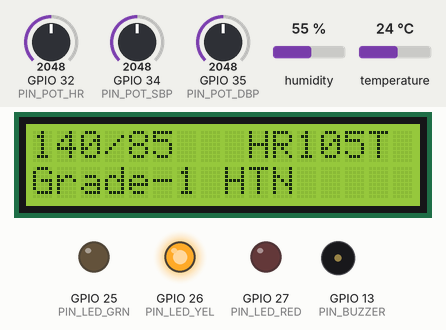
This sketch was run on a simulated ESP32. On the bench: 16×2 character LCD, output pins drawn as LEDs (lit = HIGH), buzzer (waves = sounding, pin HIGH). Inputs (shaded band) come from the test bench; at power-on: GPIO 34 (PIN_POT_SBP) = 2048, GPIO 35 (PIN_POT_DBP) = 2048, GPIO 32 (PIN_POT_HR) = 2048, humidity 55 %, temperature 24 °C. WiFi joins after 1.5 s; servers stay silent unless stated; no MQTT or app messages arrive unless stated; what the sketch prints to the serial monitor is not drawn.

Above: at 2.9 s.
3.0 s: GPIO 34 (PIN_POT_SBP) set to 2685
At 4.4 s:
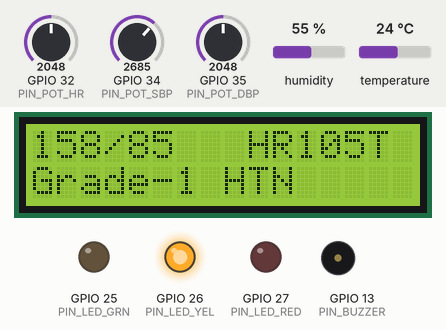
5.5 s: GPIO 34 (PIN_POT_SBP) set to 2772
At 7.2 s:
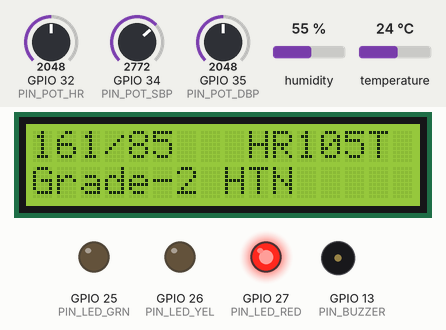
7.5 s: GPIO 35 (PIN_POT_DBP) set to 3594
At 8.6 s:
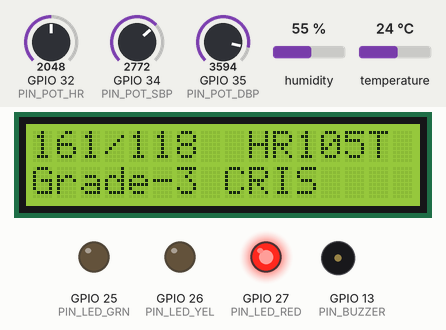
9.5 s: GPIO 35 (PIN_POT_DBP) set to 3672
At 10.3 s:
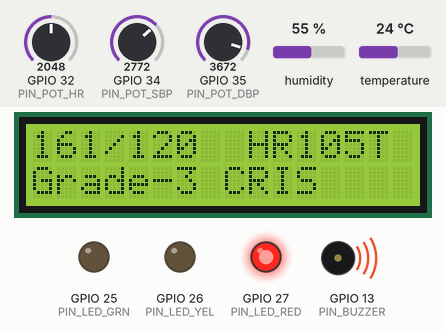
11.5 s: GPIO 32 (PIN_POT_HR) set to 2866
At 12.8 s:
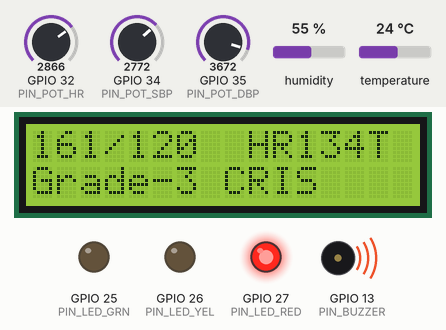
13.5 s: GPIO 32 (PIN_POT_HR) set to 3972
At 14.6 s:
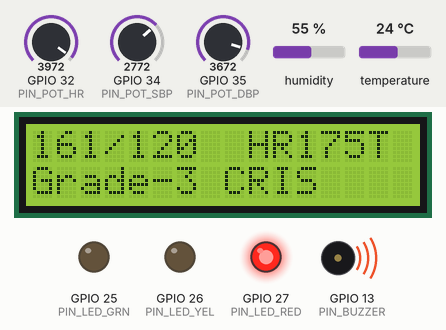
Timing chart, 0 to 16.5 s (numbered marks = the images above; inputs shaded):
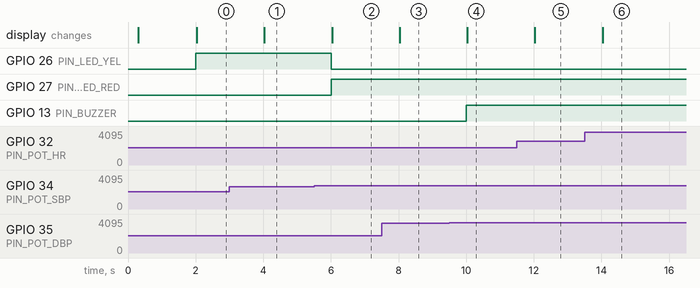

Measured:
- the behaviour switches between 2729 and 2730 on GPIO 34 (PIN_POT_SBP) (found by bisection; images 1 and 2)
- the behaviour switches between 3639 and 3640 on GPIO 35 (PIN_POT_DBP) (found by bisection; images 3 and 4)
- after the input at 3.0 s, the display: changes after 1.0 s (image 1)
- after the input at 5.5 s, GPIO 26 (PIN_LED_YEL): HIGH → LOW after 0.51 s; GPIO 27 (PIN_LED_RED): LOW → HIGH after 0.51 s; the display: changes after 0.54 s (image 2)
- after the input at 7.5 s, the display: changes after 0.53 s (image 3)
- after the input at 9.5 s, GPIO 13 (PIN_BUZZER): LOW → HIGH after 0.51 s; the display: changes after 0.54 s (image 4)
- after the input at 11.5 s, the display: changes after 0.53 s (image 5)
- after the input at 13.5 s, the display: changes after 0.54 s (image 6)

The sketch:

sketch.ino
```cpp
/*
 * ========================================================================
 *  TensioVigil-IoT  |  Real-Time Cardiovascular Vital-Sign Monitoring &
 *                      Clinical Decision Support for Hypertensive Patients
 * ------------------------------------------------------------------------
 *  Target board   : ESP32 DevKit-v1 (Wokwi)
 *  Author         : [REDACTED]
 *  Wireless link  : Wi-Fi 802.11 b/g/n  (Wokwi-GUEST)
 *  App-layer link : MQTT v3.1.1  (broker.hivemq.com:1883)
 *  Sensor bus     : I2C   (LCD), 1-Wire (DHT22), ADC (potentiometers)
 *  Cloud topics   : tensiovigil/<patient_id>/vitals    (publish, QoS 1)
 *                   tensiovigil/<patient_id>/alert     (publish, QoS 1)
 *                   tensiovigil/<patient_id>/command   (subscribe, QoS 1)
 *
 *  Clinical decision rules implemented from the
 *  2023 ESH Guidelines for the Management of Arterial Hypertension
 *  (Mancia et al., 2023) and the 2024 ESC Guidelines for the management
 *  of elevated blood pressure and hypertension (McEvoy et al., 2024).
 * ========================================================================
 */

#include <WiFi.h>              // Wi-Fi driver for ESP32
#include <PubSubClient.h>      // Eclipse Paho-style MQTT client
#include <Wire.h>              // I2C master driver
#include <LiquidCrystal_I2C.h> // 16x2 I2C LCD driver
#include <DHT.h>               // DHT22 temperature / humidity driver
#include <ArduinoJson.h>       // JSON encoder/decoder for MQTT payloads

/* ----------------------------- PIN MAP -------------------------------- */
#define PIN_POT_SBP   34   // ADC1_CH6 – simulates Systolic BP cuff signal
#define PIN_POT_DBP   35   // ADC1_CH7 – simulates Diastolic BP cuff signal
#define PIN_POT_HR    32   // ADC1_CH4 – simulates PPG-derived heart rate
#define PIN_DHT       4    // 1-Wire   – DHT22 body-temperature probe
#define PIN_LED_GRN   25   // Status LED – Normal
#define PIN_LED_YEL   26   // Status LED – Elevated / Grade-1
#define PIN_LED_RED   27   // Status LED – Grade-2 / Crisis
#define PIN_BUZZER    13   // Active buzzer – Hypertensive crisis alarm
#define I2C_SDA       21   // I2C data line
#define I2C_SCL       22   // I2C clock line

/* --------------------- NETWORK / MQTT CONFIGURATION ------------------- */
const char* WIFI_SSID   = "Wokwi-GUEST";          // Wokwi-provided AP
const char* WIFI_PASS   = "";                     // Open network in sim
const char* MQTT_HOST   = "broker.hivemq.com";    // Public test broker
const uint16_t MQTT_PORT = 1883;                  // Unencrypted MQTT
const char* PATIENT_ID  = "HTN-1010";             // Pseudonymous patient ID
const char* CLIENT_ID   = "TensioVigil-HTN1010";  // Unique MQTT client ID

/* --------------------------- TOPIC STRINGS ---------------------------- */
char TOPIC_VITALS[64];
char TOPIC_ALERT [64];
char TOPIC_CMD   [64];

/* ------------------------- TIMING CONSTANTS --------------------------- */
const uint32_t SAMPLE_PERIOD_MS    = 2000;   // 0.5 Hz sampling
const uint32_t PUBLISH_PERIOD_MS   = 5000;   // 0.2 Hz cloud publishing
const uint32_t MQTT_RECONNECT_MS   = 5000;   // back-off when broker drops

/* ------------------------ CLINICAL THRESHOLDS ------------------------- */
// Heart-rate cut-offs (resting adult)
const int HR_BRADY_BPM = 60;     // < 60 bpm => bradycardia
const int HR_TACHY_BPM = 100;    // > 100 bpm => tachycardia
// Body-temperature cut-offs (°C)
const float TEMP_HYPO  = 35.0f;  // < 35.0 => hypothermia
const float TEMP_FEVER = 38.0f;  // > 38.0 => febrile

/* ------------------------- GLOBAL OBJECTS ----------------------------- */
WiFiClient            netClient;
PubSubClient          mqtt(netClient);
LiquidCrystal_I2C     lcd(0x27, 16, 2);
DHT                   dht(PIN_DHT, DHT22);

/* ----------------------- RUNTIME STATE -------------------------------- */
uint32_t lastSampleMs  = 0;
uint32_t lastPublishMs = 0;
uint32_t lastMqttTryMs = 0;

struct Vitals {
  int   sbp;            // Systolic BP  (mmHg)
  int   dbp;            // Diastolic BP (mmHg)
  int   hr;             // Heart rate   (bpm)
  float tempC;          // Body temp    (°C)
  uint8_t category;     // 0 Optimal | 1 Normal | 2 High-normal
                        // 3 Grade-1 | 4 Grade-2 | 5 Grade-3/Crisis
  char  label[20];      // Human-readable BP class
  bool  crisis;         // true => hypertensive emergency
};
Vitals current{};

/* ===================== UTILITY  FUNCTIONS ============================ */

// Linear map for float values (Arduino map() is integer-only)
float mapFloat(float x, float inMin, float inMax, float outMin, float outMax) {
  return (x - inMin) * (outMax - outMin) / (inMax - inMin) + outMin;
}

// Translate raw ADC count to clinically realistic vital-sign range.
// Real cuff sensors would feed the same datatype, so the rest of the
// pipeline is unchanged when the prototype is moved to actual hardware.
void readSensors(Vitals& v) {
  int rawSbp = analogRead(PIN_POT_SBP);   // 0..4095 (12-bit)
  int rawDbp = analogRead(PIN_POT_DBP);
  int rawHr  = analogRead(PIN_POT_HR);

  v.sbp   = (int) mapFloat(rawSbp, 0, 4095,  80, 200);   // 80-200 mmHg
  v.dbp   = (int) mapFloat(rawDbp, 0, 4095,  40, 130);   // 40-130 mmHg
  v.hr    = (int) mapFloat(rawHr,  0, 4095,  30, 180);   //  30-180 bpm
  v.tempC = dht.readTemperature();                        // °C
  if (isnan(v.tempC)) v.tempC = 36.5f;                    // sensor-failure default
}

/* --------------------- CLINICAL DECISION ENGINE ----------------------- */
// Implements the 2023 ESH office-BP classification (Mancia et al., 2023).
// The category is defined by the HIGHEST of SBP or DBP, per guideline.
void classify(Vitals& v) {
  uint8_t catS = 0, catD = 0;

  if      (v.sbp >= 180) catS = 5;
  else if (v.sbp >= 160) catS = 4;
  else if (v.sbp >= 140) catS = 3;
  else if (v.sbp >= 130) catS = 2;
  else if (v.sbp >= 120) catS = 1;
  else                   catS = 0;

  if      (v.dbp >= 110) catD = 5;
  else if (v.dbp >= 100) catD = 4;
  else if (v.dbp >=  90) catD = 3;
  else if (v.dbp >=  85) catD = 2;
  else if (v.dbp >=  80) catD = 1;
  else                   catD = 0;

  v.category = (catS > catD) ? catS : catD;

  switch (v.category) {
    case 0: strcpy(v.label, "Optimal");      break;
    case 1: strcpy(v.label, "Normal");       break;
    case 2: strcpy(v.label, "High-normal");  break;
    case 3: strcpy(v.label, "Grade-1 HTN");  break;
    case 4: strcpy(v.label, "Grade-2 HTN");  break;
    case 5: strcpy(v.label, "Grade-3 CRIS"); break;
  }

  // Hypertensive emergency: SBP >= 180 OR DBP >= 120 (Mancia et al., 2023)
  v.crisis = (v.sbp >= 180 || v.dbp >= 120);
}

/* ------------------- HARDWARE FEEDBACK (LCD / LED / BUZZER) ----------- */
void drive_indicators(const Vitals& v) {
  // Drive 3 status LEDs in a one-hot fashion
  digitalWrite(PIN_LED_GRN, v.category <= 1);
  digitalWrite(PIN_LED_YEL, v.category == 2 || v.category == 3);
  digitalWrite(PIN_LED_RED, v.category >= 4);

  // Audible alert only for hypertensive emergency (avoids alarm fatigue)
  digitalWrite(PIN_BUZZER, v.crisis ? HIGH : LOW);
}

void updateLcd(const Vitals& v) {
  // Line 1 : BP and HR    – the two numbers a clinician scans first
  // Line 2 : Category label
  char l1[17], l2[17];
  snprintf(l1, sizeof(l1), "%3d/%-3d  HR%3d", v.sbp, v.dbp, v.hr);
  snprintf(l2, sizeof(l2), "%-16s",          v.label);
  lcd.setCursor(0, 0); lcd.print(l1);
  lcd.setCursor(0, 1); lcd.print(l2);
}

/* ============================ NETWORKING ============================ */
void wifi_connect() {
  Serial.print("[WiFi] Connecting to "); Serial.println(WIFI_SSID);
  WiFi.mode(WIFI_STA);
  WiFi.begin(WIFI_SSID, WIFI_PASS);
  while (WiFi.status() != WL_CONNECTED) {
    delay(250);
    Serial.print('.');
  }
  Serial.printf("\n[WiFi] OK  IP=%s  RSSI=%d dBm\n",
                WiFi.localIP().toString().c_str(), WiFi.RSSI());
}

// MQTT subscribe callback – allows a clinician dashboard to push a
// command back to the device (e.g. trigger a manual reading, mute buzzer)
void mqttCallback(char* topic, byte* payload, unsigned int len) {
  StaticJsonDocument<128> doc;
  if (deserializeJson(doc, payload, len)) return;            // malformed
  const char* cmd = doc["cmd"] | "";
  Serial.printf("[MQTT] cmd=%s\n", cmd);

  if (!strcmp(cmd, "mute")) {
    digitalWrite(PIN_BUZZER, LOW);                            // silence
  } else if (!strcmp(cmd, "ping")) {
    mqtt.publish(TOPIC_VITALS, "{\"pong\":true}");            // health-chk
  }
}

void mqtt_connect() {
  if (mqtt.connected()) return;
  if (millis() - lastMqttTryMs < MQTT_RECONNECT_MS) return;
  lastMqttTryMs = millis();

  Serial.print("[MQTT] Connecting...");
  if (mqtt.connect(CLIENT_ID)) {
    Serial.println(" OK");
    mqtt.subscribe(TOPIC_CMD, 1);                             // QoS 1
  } else {
    Serial.printf(" FAIL rc=%d\n", mqtt.state());
  }
}

/* -------------------- CLOUD PUBLISHING (JSON / MQTT) ----------------- */
void publishVitals(const Vitals& v) {
  StaticJsonDocument<256> doc;
  doc["pid"]   = PATIENT_ID;
  doc["ts"]    = millis();
  doc["sbp"]   = v.sbp;
  doc["dbp"]   = v.dbp;
  doc["hr"]    = v.hr;
  doc["tempC"] = v.tempC;
  doc["cat"]   = v.category;
  doc["label"] = v.label;

  char buf[256];
  size_t n = serializeJson(doc, buf, sizeof(buf));
  mqtt.publish(TOPIC_VITALS, (uint8_t*)buf, n, false);        // retain=false
  Serial.printf("[PUB] %s -> %s\n", TOPIC_VITALS, buf);

  // High-priority topic for crisis events: triggers cloud-side SMS/e-mail
  if (v.crisis || v.hr < HR_BRADY_BPM || v.hr > HR_TACHY_BPM) {
    StaticJsonDocument<256> a;
    a["pid"]   = PATIENT_ID;
    a["ts"]    = millis();
    a["sbp"]   = v.sbp;
    a["dbp"]   = v.dbp;
    a["hr"]    = v.hr;
    a["tempC"] = v.tempC;
    a["reason"] = v.crisis ? "HYPERTENSIVE_CRISIS"
                : (v.hr < HR_BRADY_BPM ? "BRADYCARDIA" : "TACHYCARDIA");
    char ab[256];
    size_t na = serializeJson(a, ab, sizeof(ab));
    mqtt.publish(TOPIC_ALERT, (uint8_t*)ab, na, true);        // retain=true
    Serial.printf("[ALERT] %s\n", ab);
  }
}

/* =============================== SETUP =============================== */
void setup() {
  Serial.begin(115200);
  delay(200);
  Serial.println("\n=== TensioVigil-IoT booting ===");

  // GPIO direction
  pinMode(PIN_LED_GRN, OUTPUT);
  pinMode(PIN_LED_YEL, OUTPUT);
  pinMode(PIN_LED_RED, OUTPUT);
  pinMode(PIN_BUZZER , OUTPUT);

  // I2C + LCD
  Wire.begin(I2C_SDA, I2C_SCL);
  lcd.init();
  lcd.backlight();
  lcd.setCursor(0,0); lcd.print("TensioVigil-IoT ");
  lcd.setCursor(0,1); lcd.print("Booting...      ");

  // 1-Wire sensor
  dht.begin();

  // Compose topic strings once
  snprintf(TOPIC_VITALS, sizeof(TOPIC_VITALS),
           "tensiovigil/%s/vitals", PATIENT_ID);
  snprintf(TOPIC_ALERT,  sizeof(TOPIC_ALERT),
           "tensiovigil/%s/alert",  PATIENT_ID);
  snprintf(TOPIC_CMD,    sizeof(TOPIC_CMD),
           "tensiovigil/%s/command",PATIENT_ID);

  // Network
  wifi_connect();
  mqtt.setServer(MQTT_HOST, MQTT_PORT);
  mqtt.setCallback(mqttCallback);
  mqtt.setKeepAlive(30);
  mqtt_connect();
}

/* =============================== LOOP ================================ */
void loop() {
  // (1) Keep network up
  if (WiFi.status() != WL_CONNECTED) wifi_connect();
  if (!mqtt.connected())             mqtt_connect();
  mqtt.loop();                                                // service IN

  uint32_t now = millis();

  // (2) Periodic sensor sampling and on-device decision
  if (now - lastSampleMs >= SAMPLE_PERIOD_MS) {
    lastSampleMs = now;
    readSensors(current);
    classify   (current);
    drive_indicators(current);
    updateLcd  (current);
    Serial.printf("[SENS] %d/%d HR=%d T=%.1fC -> %s%s\n",
                  current.sbp, current.dbp, current.hr,
                  current.tempC, current.label,
                  current.crisis ? " *CRISIS*" : "");
  }

  // (3) Periodic cloud publish
  if (now - lastPublishMs >= PUBLISH_PERIOD_MS) {
    lastPublishMs = now;
    if (mqtt.connected()) publishVitals(current);
  }
}
```
